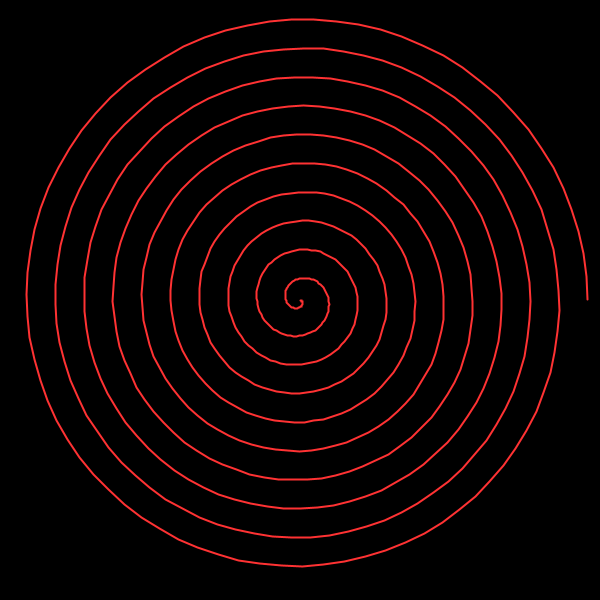
Frame 1 (no input)
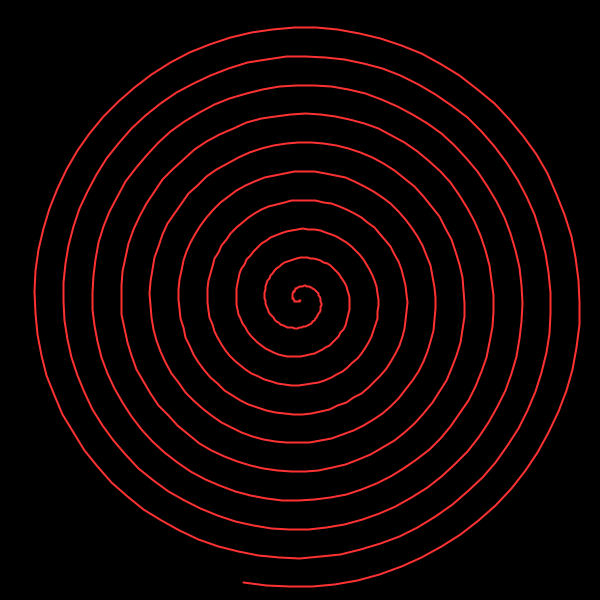
Frame 60 (the mouse pressed at the canvas centre just before this capture)
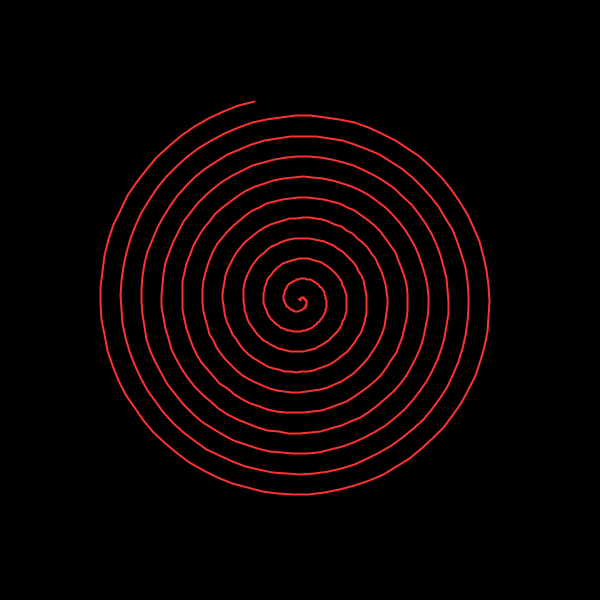
Frame 120 (the mouse held since frame 60 and released just before this capture)

The Processing sketch that drew these frames (run headless with seeded random() and noise(); from frame 60 on, the mouse is pressed at the canvas centre):

// Processing sketch: extra_spiralspins
// ── extra_spiralspins.pde
// --- PARAMETERS ---
int turns = 10;
float step = 0.08;
float thickness = 2;
float sat = 80;
float bri = 100;
float curve = 1.0;
boolean trails = false;

void setup() {
  size(600, 600);
  frameRate(60);
  strokeWeight(thickness);
  colorMode(HSB, 360, 100, 100, 255);
  background(0);
}

void draw() {

  // Trails effect
  if (trails) {
    noStroke();
    fill(0, 30);        // semi transparent black
    rect(0, 0, width, height);
  } else {
    background(0);
  }

  // Move drawing origin to center
  translate(width/2, height/2);

  float speed = map(mouseX, 0, width, 0.03, 0.15);
  float offset = frameCount * speed;

  float maxRadius = map(mouseY, 0, height,
    min(width, height) * 0.48,
    min(width, height) * 0.20);

  drawColoredSpiral(offset, maxRadius);
}

void drawColoredSpiral(float offset, float maxRadius) {

  float maxAngle = TWO_PI * turns;

  noFill();
  beginShape();

  for (float a = 0; a < maxAngle; a += step) {

    float t = a / maxAngle;
    float r = pow(t, curve) * maxRadius;

    float x = r * cos(a + offset);
    float y = r * sin(a + offset);

    float hueValue = t * 360;
    stroke(hueValue, sat, bri);

    vertex(x, y);
  }

  endShape();
}

void keyPressed() {
  if (key == 't' || key == 'T') {
    trails = !trails;

    if (!trails) {
      background(0);
    }
  }
}
